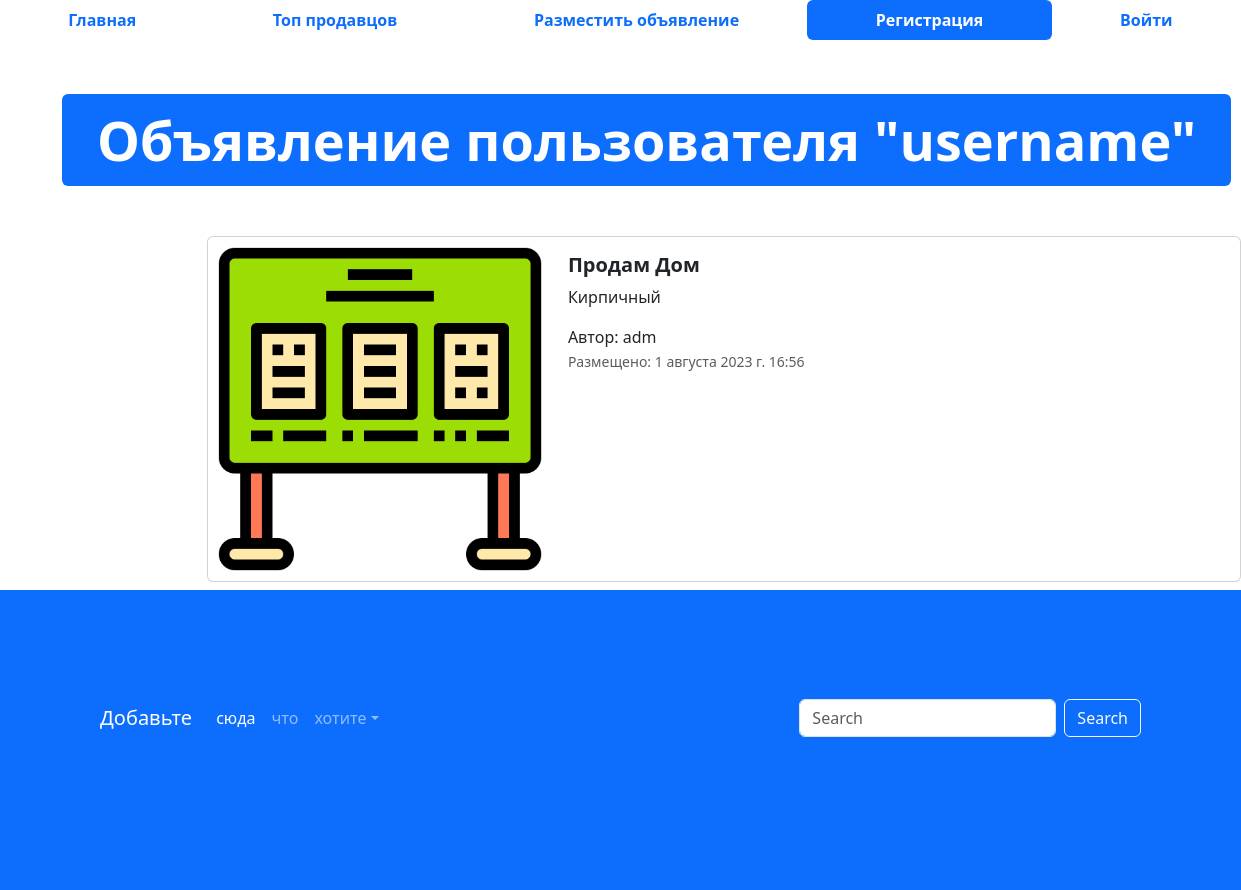
/advertisement/2, run on the app's committed database.
### app_advertisemen/models.py (models this page shows, shortened)
class Advertisement(models.Model):
    title=models.CharField(
        max_length=100,
        verbose_name='Название',
    )
    description=models.TextField(
        verbose_name='Описание',
    )
    price=models.DecimalField(
        verbose_name='Цена',
        max_digits=10,
        decimal_places=2
    )
    auction=models.BooleanField(
        verbose_name='Торг',
        default=False
    )
    created_at=models.DateTimeField(
        auto_now_add=True,
        verbose_name="Дата публикации"
    )
    updated_at=models.DateTimeField(
        auto_now_add=True,
        verbose_name='Дата редактирования'
    )
    user=models.ForeignKey(
        to=User,
        verbose_name='пользователь',
        on_delete=models.CASCADE
    )
    image=models.ImageField(
        upload_to='advertisements/',
        verbose_name='изображение'
    )
    class Admin:
        list_display = ["id", "title"]
    class Meta:
        db_table='advertisement'
        verbose_name='Объявление'
        verbose_name_plural='Объявления'

### app_advertisemen/views.py (the view)
# urls.py: path('advertisement/<int:pk>',advertisement_view,name='adv')
def advertisement_view(request, pk):
    advertisement = Advertisement.objects.get(pk=pk)
    context={
        'advertisement': advertisement
    }
    return render(request,'app_advertisement/advertisement.html',context=context)

### templates/app_advertisement/advertisement.html (shortened to what this page needs)
{% extends 'base.html'%}
{% load static %}
{%block content%}
  <div class="container" style="margin: 50px;">
    <div class="display-2">
      <span class="badge bg-primary">Объявление пользователя "username"</span>
    </div>
  </div>
  <div class="col offset-2">
    <div class="card mb-2" style="max-width: 1200px; margin-top: 20px;">
      <div class="row g-0">
        <div class="col-md-4">
          <a href="#" class="nav-link">
            <img src="{% if advertisement.image%}{{advertisement.image.url}}{% else %}{% static 'img/img.png' %} {% endif%}" class="img-fluid rounded-start" alt="Card title">
          </a>
        </div>
        <div class="col">
          <div class="card-body">
            <h5 class="card-title">
              <a href="#" class="nav-link"><strong>Продам {{advertisement.title}}</strong></a>
            </h5>
            <p class="card-text">
             {{advertisement.description}}
            </p>
            <span>Автор: {{advertisement.user}}</span>
            <p class="card-text"><small class="text-muted">Размещено: {{ advertisement.created_at}}</small></p>
          </div>
        </div>
      </div>
    </div>
  </div>
  <footer style="padding: 100px; min-height: 300px;" class="bg-primary">
    <nav class="navbar navbar-expand-sm navbar-dark">
      <a class="navbar-brand" href="#">Добавьте</a>
      <div class="collapse navbar-collapse" id="collapsibleNavId">
        <ul class="navbar-nav me-auto mt-2 mt-lg-0">
          <li class="nav-item">
            <a class="nav-link active" href="#" aria-current="page">сюда</a>
          </li>
          <li class="nav-item">
            <a class="nav-link" href="#">что</a>
          </li>
          <li class="nav-item dropdown">
            <a class="nav-link dropdown-toggle" href="#" id="dropdownId" data-bs-toggle="dropdown" aria-haspopup="true"
              aria-expanded="false">хотите</a>
          </li>
        </ul>
        <form class="d-flex my-2 my-lg-0">
          <input class="form-control me-sm-2" type="text" placeholder="Search">
          <button class="btn btn-outline-light my-2 my-sm-0" type="submit">Search</button>
        </form>
      </div>
    </nav>
  </footer>
{% endblock %}

### data on the page
Advertisement: title "Дом", description "Кирпичный", user "adm", created_at "1 августа 2023 г. 16:56"
